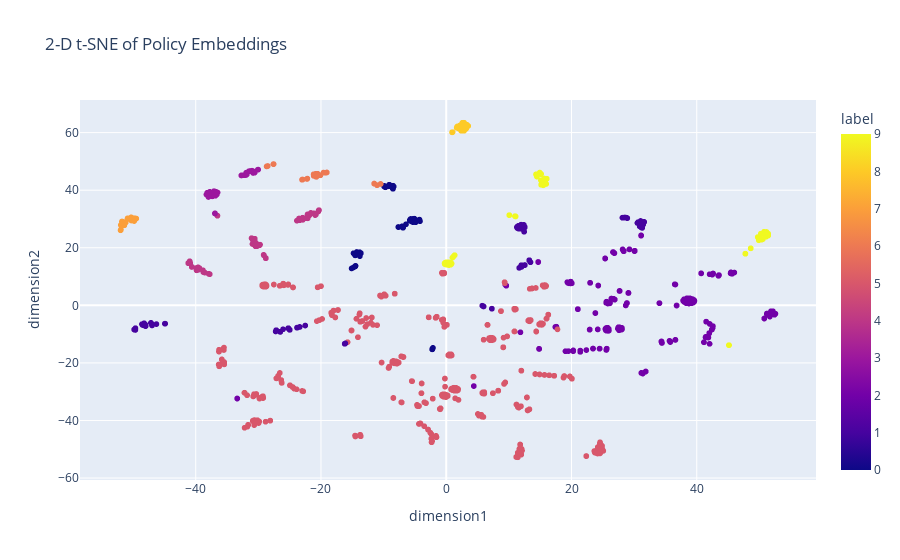

This figure's notebook cell:
### Code cell
tsne = TSNE(n_components=2, verbose=1)
data_embedded = tsne.fit_transform(sentence_embeddings)

df_tsne = pd.DataFrame()
df_tsne["label"] = best_preds
df_tsne["dimension1"] = data_embedded[:, 0]
df_tsne["dimension2"] = data_embedded[:, 1]
fig = px.scatter(df_tsne, x="dimension1", y="dimension2",  color="label", title="2-D t-SNE of Policy Embeddings")
fig.show()

### Figure 1 — Plotly figure (JSON) as saved in the notebook; plotly's stock layout.template omitted (floating-point values rounded to 4 significant figures; data arrays with more than 128 entries replaced by an {"elided": "..."} marker saying what was removed)
{"data": [{"hovertemplate": "dimension1=%{x}<br>dimension2=%{y}<br>label=%{marker.color}<extra></extra>", "legendgroup": "", "marker": {"color": {"elided": "1500 int values"}, "coloraxis": "coloraxis", "symbol": "circle"}, "mode": "markers", "name": "", "showlegend": false, "type": "scattergl", "x": {"elided": "1500 float values"}, "xaxis": "x", "y": {"elided": "1500 float values"}, "yaxis": "y"}], "layout": {"coloraxis": {"colorbar": {"title": {"text": "label"}}, "colorscale": [[0, "#0d0887"], [0.1111, "#46039f"], [0.2222, "#7201a8"], [0.3333, "#9c179e"], [0.4444, "#bd3786"], [0.5556, "#d8576b"], [0.6667, "#ed7953"], [0.7778, "#fb9f3a"], [0.8889, "#fdca26"], [1, "#f0f921"]]}, "legend": {"tracegroupgap": 0}, "title": {"text": "2-D t-SNE of Policy Embeddings"}, "xaxis": {"anchor": "y", "domain": [0, 1], "title": {"text": "dimension1"}}, "yaxis": {"anchor": "x", "domain": [0, 1], "title": {"text": "dimension2"}}}}
